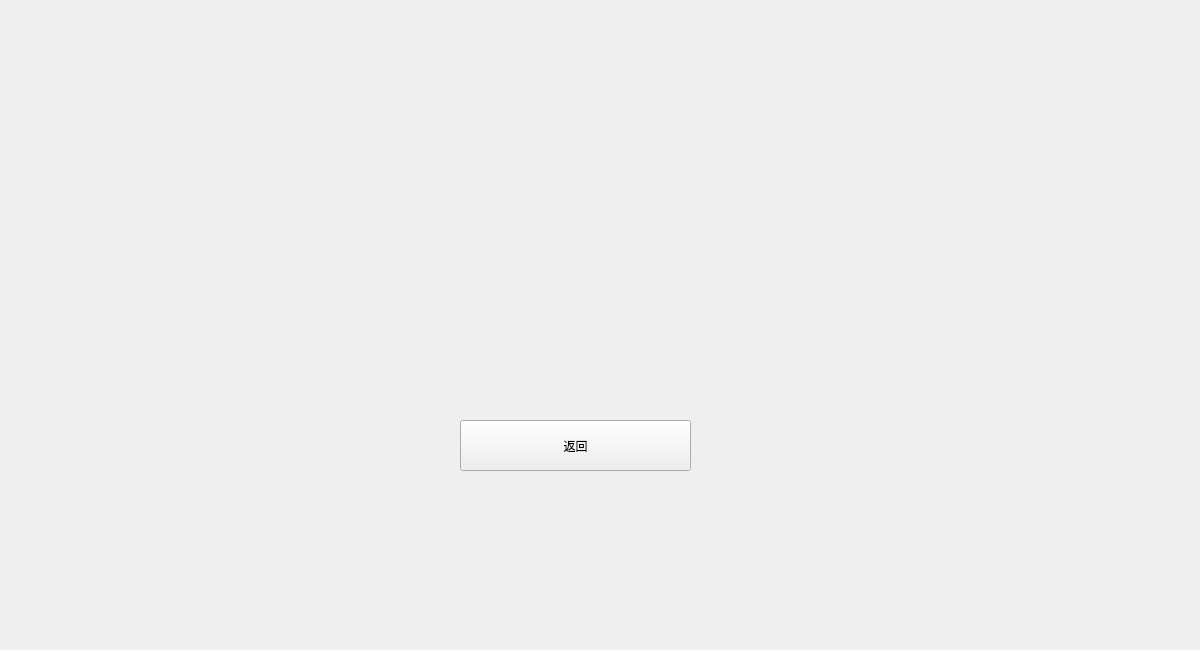
<?xml version="1.0" encoding="UTF-8"?>
<ui version="4.0">
 <class>HelpWindow</class>
 <widget class="QWidget" name="HelpWindow">
  <property name="geometry">
   <rect>
    <x>0</x>
    <y>0</y>
    <width>1200</width>
    <height>650</height>
   </rect>
  </property>
  <property name="windowTitle">
   <string>Form</string>
  </property>
  <widget class="QPushButton" name="pushButton">
   <property name="geometry">
    <rect>
     <x>460</x>
     <y>420</y>
     <width>231</width>
     <height>51</height>
    </rect>
   </property>
   <property name="text">
    <string>返回</string>
   </property>
  </widget>
 </widget>
 <resources/>
 <connections/>
</ui>
